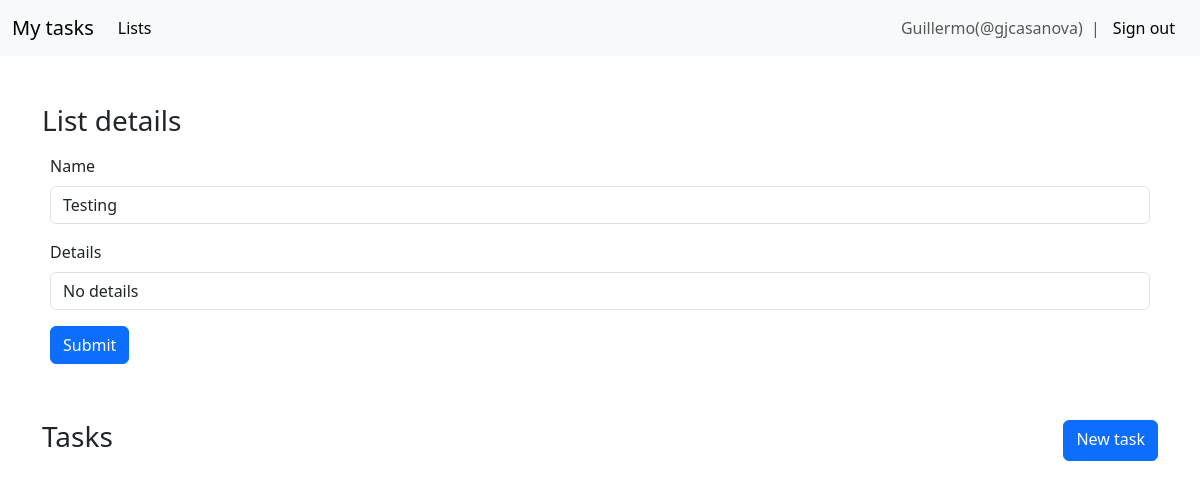
The page /app/lists/3/retrieve/ (signed in) on the database as committed earlier.
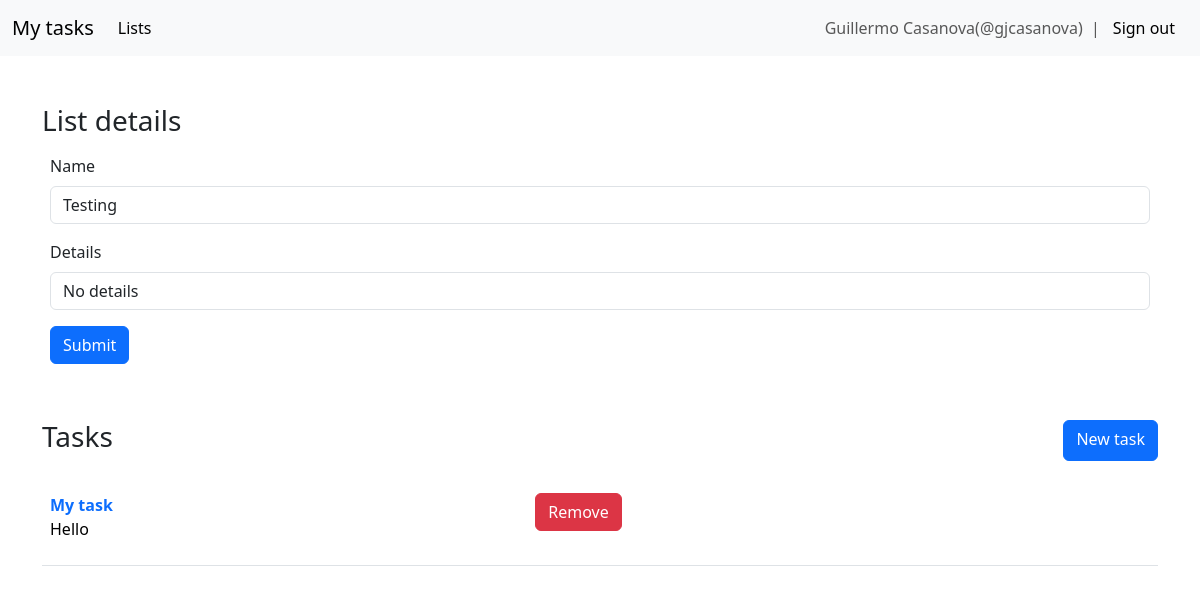
The same page on the database as committed later.
### app/models.py (models this page shows)
class User(UserMixin, db.Model):
    id = db.Column(db.Integer, primary_key=True)
    name = db.Column(db.String(50), nullable=False)
    username = db.Column(db.String(50), unique=True, nullable=False)
    password = db.Column(db.String(256), nullable=False)

class Task(db.Model):
    id = db.Column(db.Integer, primary_key=True)
    name = db.Column(db.String(50), nullable=False)
    details = db.Column(db.Text)
    is_finished = db.Column(db.Boolean, default=False)
    due_date = db.Column(db.DateTime)
    list_id = db.Column(db.Integer, db.ForeignKey('list.id'), nullable=False)
    list = db.relationship('List', backref=db.backref('tasks', lazy=True, cascade='all, delete-orphan'))

### app/views.py (the view)
@app_routes.route('/lists/<int:list_id>/retrieve/', methods=['GET', 'POST'])
@login_required
def retrieve_list(list_id):
    list = List.query.filter_by(id=list_id, user=current_user).first()
    if not list:
        abort(404)
    list_form = ListForm()
    if list_form.validate_on_submit():
        data = list_form.data
        list.name = data['name']
        list.details = data['details']
        db.session.commit()
        return redirect(url_for('tasks.retrieve_list', list_id=list.id))
    list_form.name.data = list.name
    list_form.details.data = list.details
    context = {
        'current_user': current_user,
        'list': list,
        'list_form': list_form
    }
    return render_template('list_retrieve.html', **context)

### app/forms.py
class ListForm(FlaskForm):
    name = wtforms.StringField('Name', validators=[wtforms.validators.DataRequired()])
    details = wtforms.StringField('Details')
    submit = wtforms.SubmitField('Submit')

### app/__init__.py (called while the page is built)
def register_plugins(flask_app):
    from .plugins import bootstrap, db, login_manager  # noqa
    db.init_app(flask_app)
    with flask_app.app_context():
        db.create_all()
    login_manager.login_view = 'tasks.sign_in'
    login_manager.init_app(flask_app)
    bootstrap.init_app(flask_app)
    @login_manager.user_loader
    def load_user(user_id):
        from .models import User  # noqa
        return User.query.get(int(user_id))

### app/templates/list_retrieve.html (shortened to what this page needs)
{% extends "base.html" %}
{% from 'bootstrap5/form.html' import render_form %}
{% from 'macros.html' import navbar %}
{% block body %}
{% block content %}
{{ navbar(current_user) }}
<div class="container">
    <br><br>
    <h1 class="h1 fs-3">List details</h1>
    <div class="p-2 flex-grow-1">
        {{ render_form(list_form, method='post', action=url_for('tasks.retrieve_list', list_id=list.id)) }}
    </div>
    <br><br>
    <div class="d-flex justify-content-between">
        <h1 class="h1 fs-3">Tasks</h1>
        <a class="btn btn-primary" href="{{ url_for('tasks.create_task', list_id=list.id) }}">New task</a>
    </div>
    <br>
    <table class="table">
        <tbody>
            {% for task in list.tasks %}
            <tr>
                <th>
                    {% if task.is_finished %}
                    <a class="ligther fs-6 text-decoration-line-through" href="{{ url_for('tasks.retrieve_task', list_id=list.id, task_id=task.id) }}">{{ task.name }}</a>
                    {% else %}
                    <a class="ligther fs-6 text-decoration-none" href="{{ url_for('tasks.retrieve_task', list_id=list.id, task_id=task.id) }}">{{ task.name }}</a>
                    {% endif %}
                    <p class="fw-lighter">{{ task.details }}</p>
                </th>
                <td>
                    <form action="{{ url_for('tasks.destroy_task', list_id=list.id, task_id=task.id) }}" method="POST">
                        <button class="btn btn-danger" type="submit">Remove</button>
                    </form>
                </td>
            </tr>
            {% endfor %}
        </tbody>
    </table>
</div>
{% endblock %}
{% endblock %}

### app/templates/macros.html (shortened to what this page needs)
{% macro navbar(current_user) %}
<nav class="navbar navbar-expand-lg navbar-light bg-light">
    <div class="container-fluid">
        <a class="navbar-brand" href="#">My tasks</a>
        <div class="collapse navbar-collapse" id="navbarSupportedContent">
            <ul class="navbar-nav me-auto mb-2 mb-lg-0">
                <li class="nav-item">
                    <a class="nav-link active" aria-current="page" href="{{ url_for('tasks.list_lists') }}">Lists</a>
                </li>
            </ul>
            <form class="d-flex" method="POST" action="{{ url_for('tasks.sign_out') }}">
                <span class="navbar-text">
                    {{ current_user.name }}(@{{current_user.username}}) &nbsp
                </span>
                <span class="navbar-text">
                    |
                </span>
                <button class="btn btn-light" type="submit">Sign out</button>
            </form>
        </div>
    </div>
</nav>
{% endmacro %}

Rows that differ between the two databases and show on the page:
changed User "gjcasanova": name "Guillermo" → "Guillermo Casanova"
added Task: name "My task", details "Hello"
